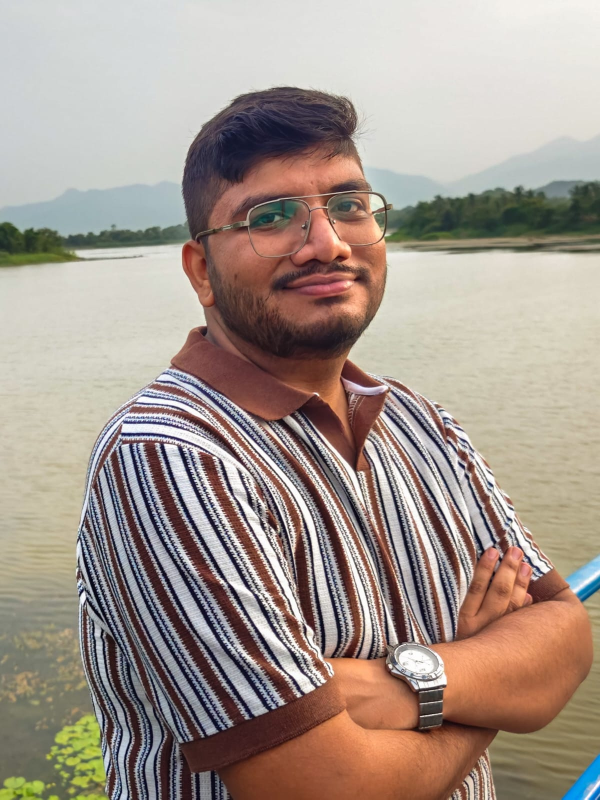
#> input picture source-photo.jpg.jpeg, 1200 x 1599 px (shown at 1/2 size)
$ python make_profile_photo.py
#> lines starting #> are read from the running program, lines starting #| are printed output that depends on the picture
### scripts/prep_photo.py
"""Prepare source photo for clean, high-fidelity ASCII portrait generation."""

from __future__ import annotations

from pathlib import Path
import numpy as np
from PIL import Image, ImageFilter, ImageOps, ImageEnhance

ROOT = Path(__file__).resolve().parents[1]
SOURCE_PATH = ROOT / "source-photo.jpg"
SOURCE_CANDIDATES = (
    SOURCE_PATH,
    ROOT / "source-photo.jpg.jpeg",
    ROOT / "source-photo.jpeg",
    ROOT / "source-photo.png",
)
PREPPED_PATH = ROOT / "source-photo-prepped.png"


def find_source_photo() -> Path | None:
    """Return the first supported source photo path without modifying it."""
    for candidate in SOURCE_CANDIDATES:
        if candidate.exists():
            return candidate
    return None


# [76 lines left out: functions prepare_photo, main, not called in this run]


# [2 lines that do not run on import are left out]

### scripts/make_profile_photo.py
"""Generate a polished real-photo portrait asset for the README."""

from __future__ import annotations

from pathlib import Path

from prep_photo import find_source_photo

ROOT = Path(__file__).resolve().parents[1]
OUTPUT_PATH = ROOT / "assets" / "profile-photo.jpg"


def make_profile_photo() -> Path | None:
    """Create a clean portrait crop without modifying the original photo."""
    source = find_source_photo()
    if source is None:
        return None

    try:
        from PIL import Image, ImageEnhance, ImageFilter, ImageOps
    except ImportError as exc:
        raise RuntimeError("Pillow is required for profile photo generation. Install scripts/requirements-local.txt.") from exc

    image = Image.open(source).convert("RGB")
#> image is the input picture: PIL image 1200x1599 RGB; mean R, G, B 164.5, 150.7, 141.2
    width, height = image.size
#> width = 1200; height = 1599

    # Perfectly centered crop focusing on face, shoulders, and chest
    crop_width = int(width * 0.66)
#> crop_width = 792
    crop_height = int(crop_width * 1.22)
#> crop_height = 966
    left = int((width - crop_width) * 0.48)
#> left = 195
    top = int(height * 0.03)
#> top = 47
    right = min(width, left + crop_width)
#> right = 987
    bottom = min(height, top + crop_height)
#> bottom = 1013
    if bottom - top < crop_height:
        top = max(0, bottom - crop_height)
    if right - left < crop_width:
        left = max(0, right - crop_width)

    image = image.crop((left, top, right, bottom))
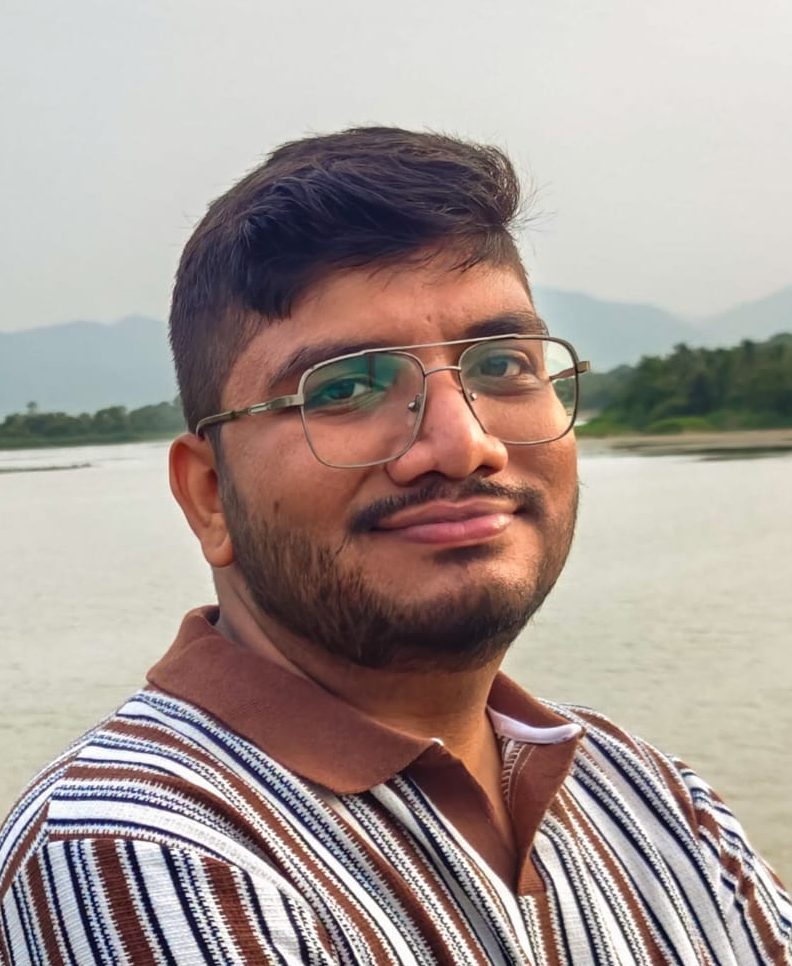
#> image: PIL image 792x966 RGB; mean R, G, B 167, 153.6, 148.3
    image = ImageOps.autocontrast(image, cutoff=0.5)
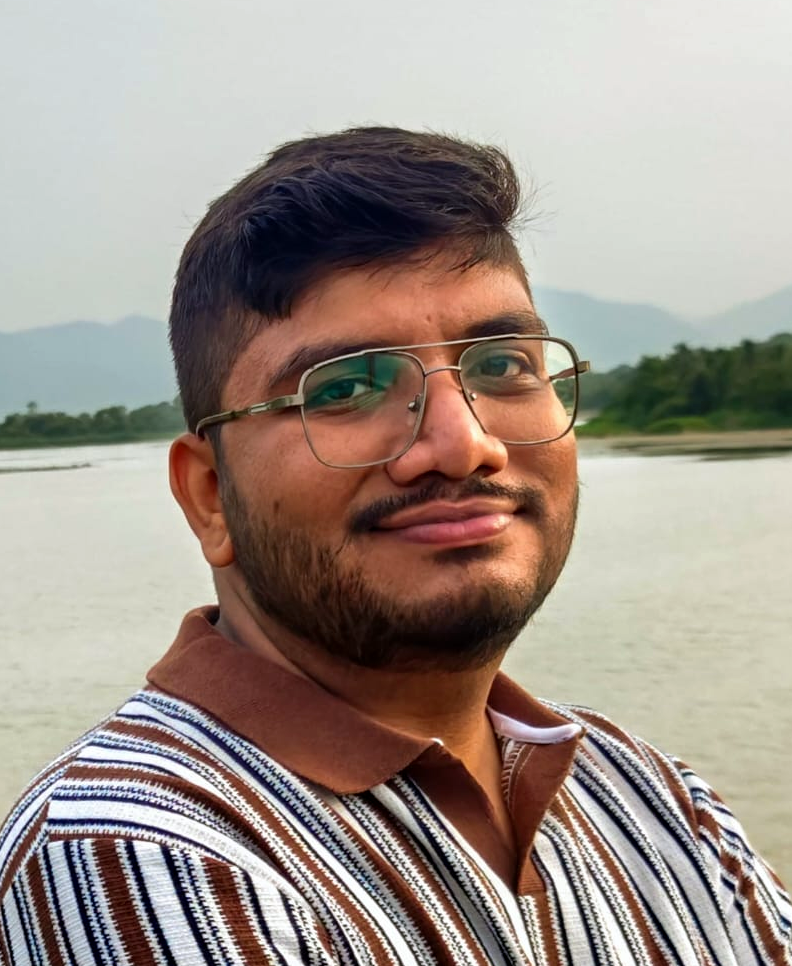
#> image: PIL image 792x966 RGB; mean R, G, B 159, 147.2, 138.7
    image = ImageEnhance.Color(image).enhance(1.06)
    image = ImageEnhance.Contrast(image).enhance(1.08)
    image = ImageEnhance.Sharpness(image).enhance(1.15)
    image = image.filter(ImageFilter.UnsharpMask(radius=1.2, percent=85, threshold=3))
    image.thumbnail((760, 920), Image.Resampling.LANCZOS)
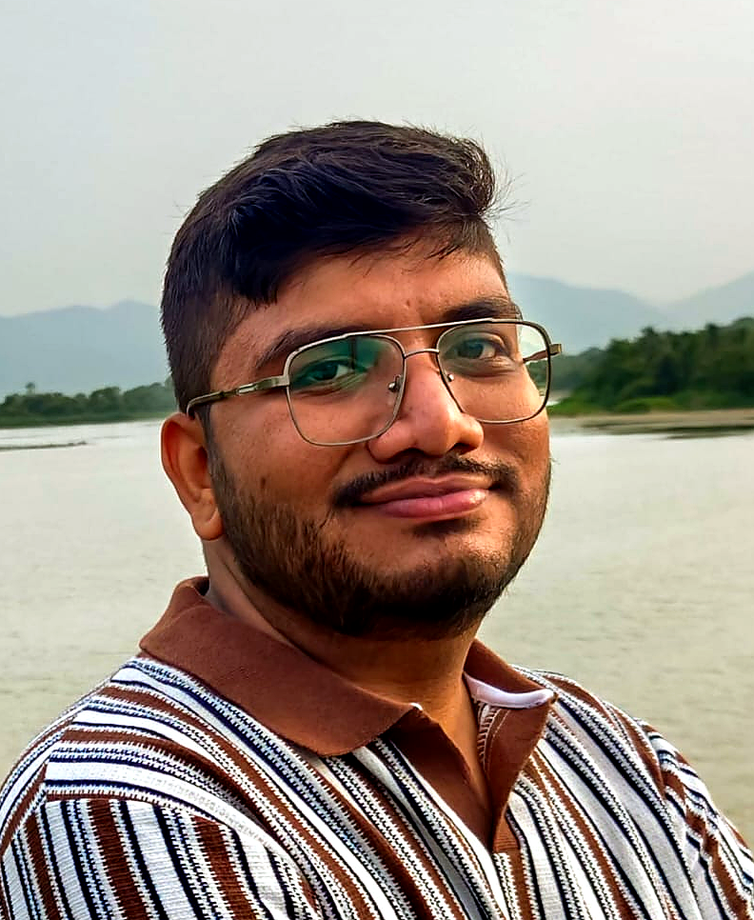
#> image: PIL image 754x920 RGB; mean R, G, B 159.1, 146.1, 135.9

    OUTPUT_PATH.parent.mkdir(parents=True, exist_ok=True)
    image.save(OUTPUT_PATH, quality=94, optimize=True, progressive=True)
    return OUTPUT_PATH


def main() -> int:
    result = make_profile_photo()
    if result is None:
        print("No source photo found; skipped profile-photo.jpg generation.")
        return 0
    print(f"Wrote {result}")
    return 0


if __name__ == "__main__":
    raise SystemExit(main())
#> (the program exits here)
